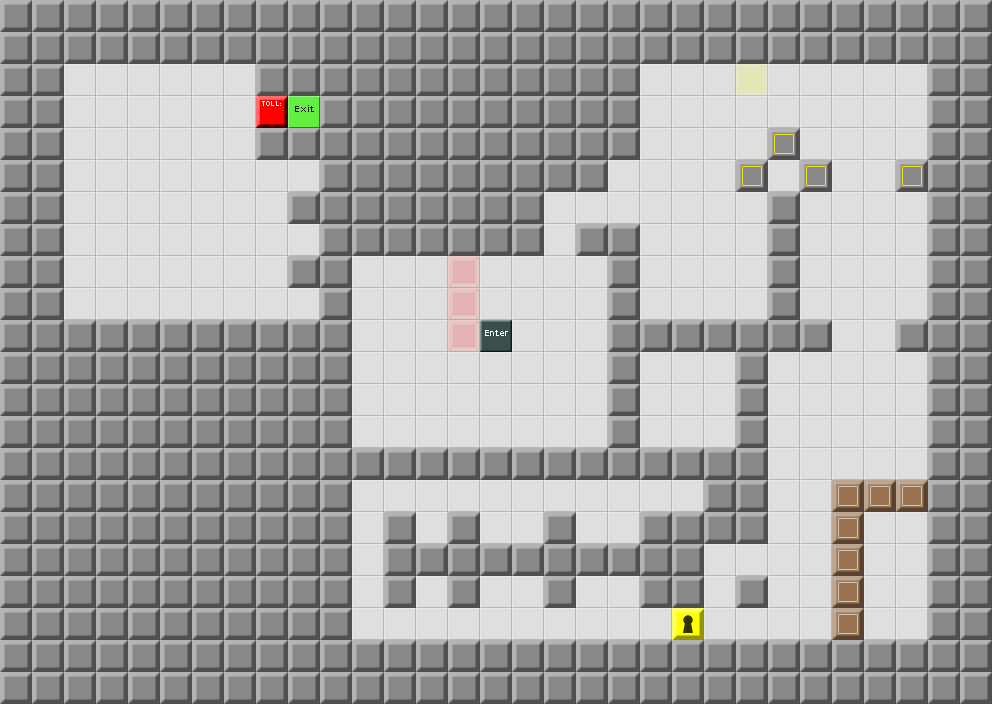

This is a level from a 2D game, rendered from its Tiled map with the project's own tilesets. A one-line summary and the map file follow, with tile-layer data summarised:
An orthogonal 31x22 tile map with 32x32 px tiles, 1 tile layer (Map) and 42 objects (t0, o2, t1).

<map version="1.0" orientation="orthogonal" width="31" height="22" tilewidth="32" tileheight="32">
 <tileset firstgid="1" source="devgraphics.tsx" />
 <layer name="Map" width="31" height="22">
  <data>[682 cells, 682 non-empty, 10 distinct tile ids]</data>
 </layer>
 <objectgroup name="Enemies" width="31" height="22">
  <object gid="25" x="448" y="288">
   <properties>
    <property name="direction" value="right" />
   </properties>
  </object>
  <object gid="25" x="512" y="288">
   <properties>
    <property name="direction" value="right" />
   </properties>
  </object>
  <object gid="25" x="576" y="288">
   <properties>
    <property name="direction" value="down" />
   </properties>
  </object>
  <object gid="25" x="576" y="352">
   <properties>
    <property name="direction" value="down" />
   </properties>
  </object>
  <object gid="25" x="576" y="448">
   <properties>
    <property name="direction" value="down" />
   </properties>
  </object>
  <object gid="25" x="512" y="448">
   <properties>
    <property name="direction" value="left" />
   </properties>
  </object>
  <object gid="25" x="480" y="448">
   <properties>
    <property name="direction" value="left" />
   </properties>
  </object>
  <object gid="25" x="416" y="448" />
  <object gid="25" x="352" y="448" />
  <object gid="25" x="352" y="352">
   <properties>
    <property name="direction" value="up" />
   </properties>
  </object>
  <object gid="25" x="352" y="320">
   <properties>
    <property name="direction" value="up" />
   </properties>
  </object>
  <object gid="25" x="384" y="288">
   <properties>
    <property name="direction" value="right" />
   </properties>
  </object>
  <object gid="9" x="768" y="96" />
  <object gid="9" x="672" y="192">
   <properties>
    <property name="direction" value="right" />
   </properties>
  </object>
  <object gid="9" x="704" y="192">
   <properties>
    <property name="direction" value="right" />
   </properties>
  </object>
  <object gid="9" x="640" y="192">
   <properties>
    <property name="direction" value="right" />
   </properties>
  </object>
  <object gid="9" x="608" y="192">
   <properties>
    <property name="direction" value="right" />
   </properties>
  </object>
  <object gid="10" x="864" y="576" />
  <object gid="7" x="800" y="224" />
  <object gid="7" x="800" y="320" />
  <object gid="7" x="832" y="320">
   <properties>
    <property name="direction" value="right" />
   </properties>
  </object>
  <object gid="7" x="896" y="320">
   <properties>
    <property name="direction" value="up" />
   </properties>
  </object>
  <object gid="7" x="896" y="256">
   <properties>
    <property name="direction" value="up" />
   </properties>
  </object>
  <object gid="7" x="864" y="224">
   <properties>
    <property name="direction" value="left" />
   </properties>
  </object>
  <object gid="9" x="864" y="192">
   <properties>
    <property name="direction" value="right" />
   </properties>
  </object>
 </objectgroup>
 <objectgroup name="Items" width="31" height="22">
  <object name="t0" gid="43" x="672" y="416" />
  <object name="o2" gid="43" x="64" y="320" />
  <object name="t1" gid="37" x="416" y="384">
   <properties>
    <property name="destination" value="t0" />
   </properties>
  </object>
  <object gid="16" x="544" y="320" />
  <object gid="28" x="704" y="256" />
  <object gid="8" x="672" y="288">
   <properties>
    <property name="Text" value="Do it again! Hit the switch!\nLet's add some meat to the stew!" />
   </properties>
  </object>
  <object gid="8" x="800" y="608">
   <properties>
    <property name="Text" value="They say this guy is sentient. Then again, those same people eat deep-fried butter and wear unitards.\n\nPut him in there!" />
   </properties>
  </object>
  <object gid="37" x="736" y="576">
   <properties>
    <property name="destination" value="t0" />
   </properties>
  </object>
  <object gid="8" x="768" y="416">
   <properties>
    <property name="Text" value="Look at this awesome mess we've made! It's like shaking up a paper bag of bees!" />
   </properties>
  </object>
  <object gid="8" x="544" y="384">
   <properties>
    <property name="Text" value="Left's have some fun.\n\nSee that tiny, square room to your right? Every teleporter in on this level leads to that tiny thing, and it's a one-way trip.\n\nLet's get some of these cars in there!" />
   </properties>
  </object>
  <object gid="52" x="704" y="576" />
  <object gid="4" x="896" y="640" />
  <object gid="37" x="672" y="512">
   <properties>
    <property name="destination" value="o2" />
   </properties>
  </object>
  <object gid="8" x="576" y="512">
   <properties>
    <property name="Text" value="I don't share this with a lot of people, but sometimes, when I'm feeling REALLY wild, I actually jump in there with all that stuff. It's absolutely exhilerating.\n\nGo for it!" />
   </properties>
  </object>
  <object gid="8" x="96" y="288">
   <properties>
    <property name="Text" value="You actually did it, you maniac! Are you out of your mind?! That trap is a hive of instant death!!\n\nSeriously, I am legitimately concerned for your mental health. That's all I have to say." />
   </properties>
  </object>
  <object gid="12" x="128" y="160" />
  <object gid="37" x="768" y="192">
   <properties>
    <property name="destination" value="t0" />
   </properties>
  </object>
 </objectgroup>
 <objectgroup name="Tools" width="31" height="22" />
 <objectgroup name="Parameters" width="31" height="22">
  <properties>
   <property name="time" value="430" />
   <property name="wrapAround" value="false" />
  </properties>
 </objectgroup>
</map>
